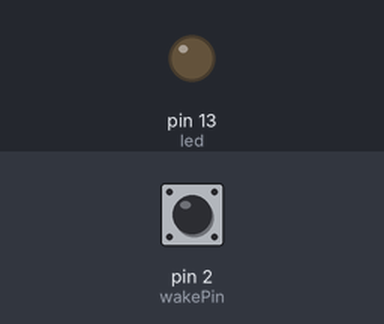
A sketch run on a simulated Arduino Uno, built with avr-gcc and run on an emulated ATmega328P. Parts: output pins drawn as LEDs (lit = HIGH). The test bench sets the inputs (shaded band); at power-on: pin 2 (wakePin) HIGH. Sleep ends after the set time or at an interrupt. At 11.5 s the program stops and its outputs stay as they are.

Above: at 6.4 s.
6.5 s: pin 2 (wakePin) pulled LOW for 0.15 s
At 7.3 s:
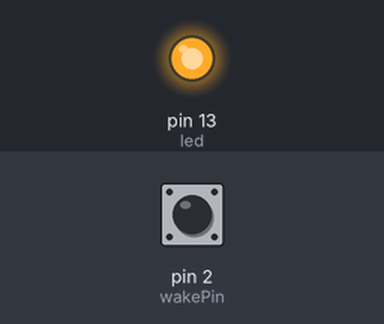
9.6 s: pin 2 (wakePin) pulled LOW for 3.2 s
At 10.7 s:
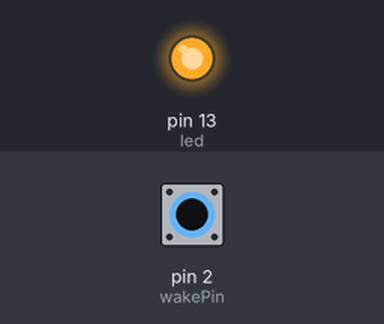
Timing chart, 0 to 12.6 s (numbered marks = the images above; inputs shaded):
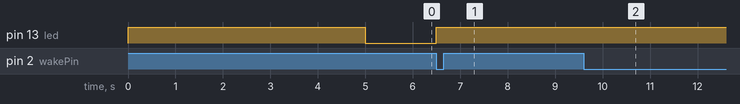

The sketch:

wakeup.ino
```cpp
#include <avr/sleep.h>

int wakePin = 2;                 // pin used for waking up
int led = LED_BUILTIN;

void wakeUpNow() {
  // execute code here after wake-up before returning to the loop() function
  // timers and code using timers (serial.print and more...) will not work here.
  // we don't really need to execute any special functions here, since we
  // just want the thing to wake up

  // cancel sleep as a precaution
  sleep_disable();
  // aprindem iar ledul
  detachInterrupt(0);
  digitalWrite(led, HIGH);
}

void setup() {
  pinMode(wakePin, INPUT_PULLUP);
  digitalWrite(3, HIGH);
  pinMode(led, OUTPUT);
  attachInterrupt(0, wakeUpNow, LOW); // use interrupt 0 (pin 2) and run function wakeUpNow when pin 2 gets LOW
}

void sleepNow() {
    set_sleep_mode(SLEEP_MODE_PWR_DOWN);   // sleep mode is set here
    sleep_enable();          // enables the sleep bit in the mcucr register
    attachInterrupt(0,wakeUpNow, LOW); // use interrupt 0 (pin 2) and run function
    sleep_mode();            // here the device is actually put to sleep!!
    // THE PROGRAM CONTINUES FROM HERE AFTER WAKING UP
    sleep_disable();         // first thing after waking from sleep: disable sleep...
    detachInterrupt(0);      // disables interrupt 0 on pin 2 so the wakeUpNow code will not be executed during normal running time.

}

void loop() {
  digitalWrite(led, HIGH);
  delay(5000);
  digitalWrite(led, LOW);
  sleepNow();     // sleep function called here
}
```

Measured:
- after the input at 6.5 s, pin 13 (led): LOW → HIGH at once
- after the input at 9.6 s, pin 13 (led): stays HIGH (without the input it goes to LOW after 1.9 s)
